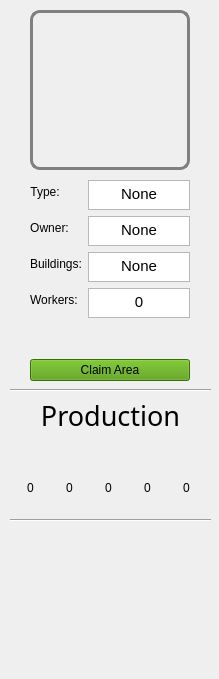
     <widget class="QWidget" name="scrollAreaWidgetContents">
      <property name="geometry">
       <rect>
        <x>0</x>
        <y>0</y>
        <width>219</width>
        <height>679</height>
       </rect>
      </property>
      <widget class="QLabel" name="tileInfoLabel">
       <property name="geometry">
        <rect>
         <x>30</x>
         <y>10</y>
         <width>160</width>
         <height>160</height>
        </rect>
       </property>
       <property name="styleSheet">
        <string notr="true">border: 3px solid gray;
border-radius: 10px;</string>
       </property>
       <property name="text">
        <string/>
       </property>
      </widget>
      <widget class="Line" name="line">
       <property name="geometry">
        <rect>
         <x>10</x>
         <y>380</y>
         <width>201</width>
         <height>20</height>
        </rect>
       </property>
       <property name="orientation">
        <enum>Qt::Horizontal</enum>
       </property>
      </widget>
      <widget class="Line" name="line_6">
       <property name="geometry">
        <rect>
         <x>10</x>
         <y>510</y>
         <width>201</width>
         <height>20</height>
        </rect>
       </property>
       <property name="orientation">
        <enum>Qt::Horizontal</enum>
       </property>
      </widget>
      <widget class="QWidget" name="formLayoutWidget">
       <property name="geometry">
        <rect>
         <x>30</x>
         <y>180</y>
         <width>160</width>
         <height>201</height>
        </rect>
       </property>
       <layout class="QFormLayout" name="tileInfoLayout">
        <item row="0" column="0">
         <widget class="QLabel" name="typeLabel">
          <property name="font">
           <font>
            <weight>50</weight>
            <bold>false</bold>
           </font>
          </property>
          <property name="text">
           <string>Type:</string>
          </property>
          <property name="alignment">
           <set>Qt::AlignCenter</set>
          </property>
         </widget>
        </item>
        <item row="0" column="1">
         <widget class="QTextBrowser" name="typeBrowser">
          <property name="maximumSize">
           <size>
            <width>16777215</width>
            <height>30</height>
           </size>
          </property>
          <property name="styleSheet">
           <string notr="true"/>
          </property>
          <property name="html">
           <string>&lt;!DOCTYPE HTML PUBLIC &quot;-//W3C//DTD HTML 4.0//EN&quot; &quot;http://www.w3.org/TR/REC-html40/strict.dtd&quot;&gt;
&lt;html&gt;&lt;head&gt;&lt;meta name=&quot;qrichtext&quot; content=&quot;1&quot; /&gt;&lt;style type=&quot;text/css&quot;&gt;
p, li { white-space: pre-wrap; }
&lt;/style&gt;&lt;/head&gt;&lt;body style=&quot; font-family:'MS Shell Dlg 2'; font-size:8.25pt; font-weight:400; font-style:normal;&quot;&gt;
&lt;p align=&quot;center&quot; style=&quot; margin-top:0px; margin-bottom:0px; margin-left:0px; margin-right:0px; -qt-block-indent:0; text-indent:0px;&quot;&gt;&lt;span style=&quot; font-family:'Cantarell'; font-size:11pt;&quot;&gt;None&lt;/span&gt;&lt;/p&gt;&lt;/body&gt;&lt;/html&gt;</string>
          </property>
         </widget>
        </item>
        <item row="1" column="0">
         <widget class="QLabel" name="ownerLabel">
          <property name="text">
           <string>Owner:</string>
          </property>
          <property name="alignment">
           <set>Qt::AlignCenter</set>
          </property>
         </widget>
        </item>
        <item row="1" column="1">
         <widget class="QTextBrowser" name="ownerBrowser">
          <property name="maximumSize">
           <size>
            <width>16777215</width>
            <height>30</height>
           </size>
          </property>
          <property name="styleSheet">
           <string notr="true"/>
          </property>
          <property name="html">
           <string>&lt;!DOCTYPE HTML PUBLIC &quot;-//W3C//DTD HTML 4.0//EN&quot; &quot;http://www.w3.org/TR/REC-html40/strict.dtd&quot;&gt;
&lt;html&gt;&lt;head&gt;&lt;meta name=&quot;qrichtext&quot; content=&quot;1&quot; /&gt;&lt;style type=&quot;text/css&quot;&gt;
p, li { white-space: pre-wrap; }
&lt;/style&gt;&lt;/head&gt;&lt;body style=&quot; font-family:'MS Shell Dlg 2'; font-size:8.25pt; font-weight:400; font-style:normal;&quot;&gt;
&lt;p align=&quot;center&quot; style=&quot; margin-top:0px; margin-bottom:0px; margin-left:0px; margin-right:0px; -qt-block-indent:0; text-indent:0px;&quot;&gt;&lt;span style=&quot; font-family:'Cantarell'; font-size:11pt;&quot;&gt;None&lt;/span&gt;&lt;/p&gt;&lt;/body&gt;&lt;/html&gt;</string>
          </property>
         </widget>
        </item>
        <item row="2" column="0">
         <widget class="QLabel" name="buildingsLabel">
          <property name="text">
           <string>Buildings:</string>
          </property>
         </widget>
        </item>
        <item row="2" column="1">
         <widget class="QTextBrowser" name="buildingsBrowser">
          <property name="maximumSize">
           <size>
            <width>16777215</width>
            <height>30</height>
           </size>
          </property>
          <property name="layoutDirection">
           <enum>Qt::LeftToRight</enum>
          </property>
          <property name="html">
           <string>&lt;!DOCTYPE HTML PUBLIC &quot;-//W3C//DTD HTML 4.0//EN&quot; &quot;http://www.w3.org/TR/REC-html40/strict.dtd&quot;&gt;
&lt;html&gt;&lt;head&gt;&lt;meta name=&quot;qrichtext&quot; content=&quot;1&quot; /&gt;&lt;style type=&quot;text/css&quot;&gt;
p, li { white-space: pre-wrap; }
&lt;/style&gt;&lt;/head&gt;&lt;body style=&quot; font-family:'MS Shell Dlg 2'; font-size:8.25pt; font-weight:400; font-style:normal;&quot;&gt;
&lt;p align=&quot;center&quot; style=&quot; margin-top:0px; margin-bottom:0px; margin-left:0px; margin-right:0px; -qt-block-indent:0; text-indent:0px;&quot;&gt;&lt;span style=&quot; font-family:'Cantarell'; font-size:11pt;&quot;&gt;None&lt;/span&gt;&lt;/p&gt;&lt;/body&gt;&lt;/html&gt;</string>
          </property>
         </widget>
        </item>
        <item row="3" column="0">
         <widget class="QLabel" name="workersLabel">
          <property name="text">
           <string>Workers:</string>
          </property>
         </widget>
        </item>
        <item row="3" column="1">
         <widget class="QTextBrowser" name="workersBrowser">
          <property name="maximumSize">
           <size>
            <width>16777215</width>
            <height>30</height>
           </size>
          </property>
          <property name="html">
           <string>&lt;!DOCTYPE HTML PUBLIC &quot;-//W3C//DTD HTML 4.0//EN&quot; &quot;http://www.w3.org/TR/REC-html40/strict.dtd&quot;&gt;
&lt;html&gt;&lt;head&gt;&lt;meta name=&quot;qrichtext&quot; content=&quot;1&quot; /&gt;&lt;style type=&quot;text/css&quot;&gt;
p, li { white-space: pre-wrap; }
&lt;/style&gt;&lt;/head&gt;&lt;body style=&quot; font-family:'MS Shell Dlg 2'; font-size:8.25pt; font-weight:400; font-style:normal;&quot;&gt;
&lt;p align=&quot;center&quot; style=&quot; margin-top:0px; margin-bottom:0px; margin-left:0px; margin-right:0px; -qt-block-indent:0; text-indent:0px;&quot;&gt;&lt;span style=&quot; font-family:'Cantarell'; font-size:11pt;&quot;&gt;0&lt;/span&gt;&lt;/p&gt;&lt;/body&gt;&lt;/html&gt;</string>
          </property>
         </widget>
        </item>
        <item row="4" column="0" colspan="2">
         <widget class="QLabel" name="claimCostLabel">
          <property name="text">
           <string/>
          </property>
          <property name="alignment">
           <set>Qt::AlignCenter</set>
          </property>
         </widget>
        </item>
        <item row="5" column="0" colspan="2">
         <widget class="QPushButton" name="claimButton">
          <property name="styleSheet">
           <string notr="true">background-color: rgb(78, 154, 6);</string>
          </property>
          <property name="text">
           <string>Claim Area</string>
          </property>
         </widget>
        </item>
       </layout>
      </widget>
      <widget class="QWidget" name="gridLayoutWidget_5">
       <property name="geometry">
        <rect>
         <x>10</x>
         <y>440</y>
         <width>199</width>
         <height>65</height>
        </rect>
       </property>
       <layout class="QGridLayout" name="productionLayout">
        <item row="1" column="2">
         <widget class="QLabel" name="stoneProductionLabel">
          <property name="text">
           <string>0</string>
          </property>
          <property name="alignment">
           <set>Qt::AlignCenter</set>
          </property>
         </widget>
        </item>
        <item row="0" column="3">
         <widget class="QLabel" name="oreImageLabel_3">
          <property name="maximumSize">
           <size>
            <width>25</width>
            <height>25</height>
           </size>
          </property>
          <property name="baseSize">
           <size>
            <width>0</width>
            <height>0</height>
           </size>
          </property>
          <property name="text">
           <string/>
          </property>
          <property name="pixmap">
           <pixmap resource="../resources.qrc">:/images/images/Icons/iron.png</pixmap>
          </property>
          <property name="scaledContents">
           <bool>true</bool>
          </property>
         </widget>
        </item>
        <item row="0" column="0">
         <widget class="QLabel" name="woodImageLabel_3">
          <property name="maximumSize">
           <size>
            <width>25</width>
            <height>25</height>
           </size>
          </property>
          <property name="baseSize">
           <size>
            <width>0</width>
            <height>0</height>
           </size>
          </property>
          <property name="text">
           <string/>
          </property>
          <property name="pixmap">
           <pixmap resource="../resources.qrc">:/images/images/Icons/logs.png</pixmap>
          </property>
          <property name="scaledContents">
           <bool>true</bool>
          </property>
         </widget>
        </item>
        <item row="0" column="2">
         <widget class="QLabel" name="stoneImageLabel_3">
          <property name="maximumSize">
           <size>
            <width>25</width>
            <height>25</height>
           </size>
          </property>
          <property name="baseSize">
           <size>
            <width>0</width>
            <height>0</height>
           </size>
          </property>
          <property name="text">
           <string/>
          </property>
          <property name="pixmap">
           <pixmap resource="../resources.qrc">:/images/images/Icons/stone.png</pixmap>
          </property>
          <property name="scaledContents">
           <bool>true</bool>
          </property>
         </widget>
        </item>
        <item row="1" column="0">
         <widget class="QLabel" name="woodProductionLabel">
          <property name="text">
           <string>0</string>
          </property>
          <property name="alignment">
           <set>Qt::AlignCenter</set>
          </property>
         </widget>
        </item>
        <item row="0" column="1">
         <widget class="QLabel" name="foodImageLabel_3">
          <property name="maximumSize">
           <size>
            <width>25</width>
            <height>25</height>
           </size>
          </property>
          <property name="baseSize">
           <size>
            <width>0</width>
            <height>0</height>
           </size>
          </property>
          <property name="text">
           <string/>
          </property>
          <property name="pixmap">
           <pixmap resource="../resources.qrc">:/images/images/Icons/food.png</pixmap>
          </property>
          <property name="scaledContents">
           <bool>true</bool>
          </property>
         </widget>
        </item>
        <item row="1" column="4">
         <widget class="QLabel" name="moneyProductionLabel">
          <property name="text">
           <string>0</string>
          </property>
          <property name="alignment">
           <set>Qt::AlignCenter</set>
          </property>
         </widget>
        </item>
        <item row="1" column="1">
         <widget class="QLabel" name="foodProductionLabel">
          <property name="text">
           <string>0</string>
          </property>
          <property name="alignment">
           <set>Qt::AlignCenter</set>
          </property>
         </widget>
        </item>
        <item row="0" column="4">
         <widget class="QLabel" name="moneyImageLabel_3">
          <property name="maximumSize">
           <size>
            <width>25</width>
            <height>25</height>
           </size>
          </property>
          <property name="text">
           <string/>
          </property>
          <property name="pixmap">
           <pixmap resource="../resources.qrc">:/images/images/Icons/coins.png</pixmap>
          </property>
          <property name="scaledContents">
           <bool>true</bool>
          </property>
         </widget>
        </item>
        <item row="1" column="3">
         <widget class="QLabel" name="oreProductionLabel">
          <property name="text">
           <string>0</string>
          </property>
          <property name="alignment">
           <set>Qt::AlignCenter</set>
          </property>
         </widget>
        </item>
       </layout>
      </widget>
      <widget class="QLabel" name="productionLabel">
       <property name="geometry">
        <rect>
         <x>40</x>
         <y>400</y>
         <width>141</width>
         <height>31</height>
        </rect>
       </property>
       <property name="font">
        <font>
         <family>PakType Naskh Basic</family>
         <pointsize>20</pointsize>
         <weight>50</weight>
         <bold>false</bold>
        </font>
       </property>
       <property name="text">
        <string>Production</string>
       </property>
       <property name="alignment">
        <set>Qt::AlignCenter</set>
       </property>
      </widget>
     </widget>
